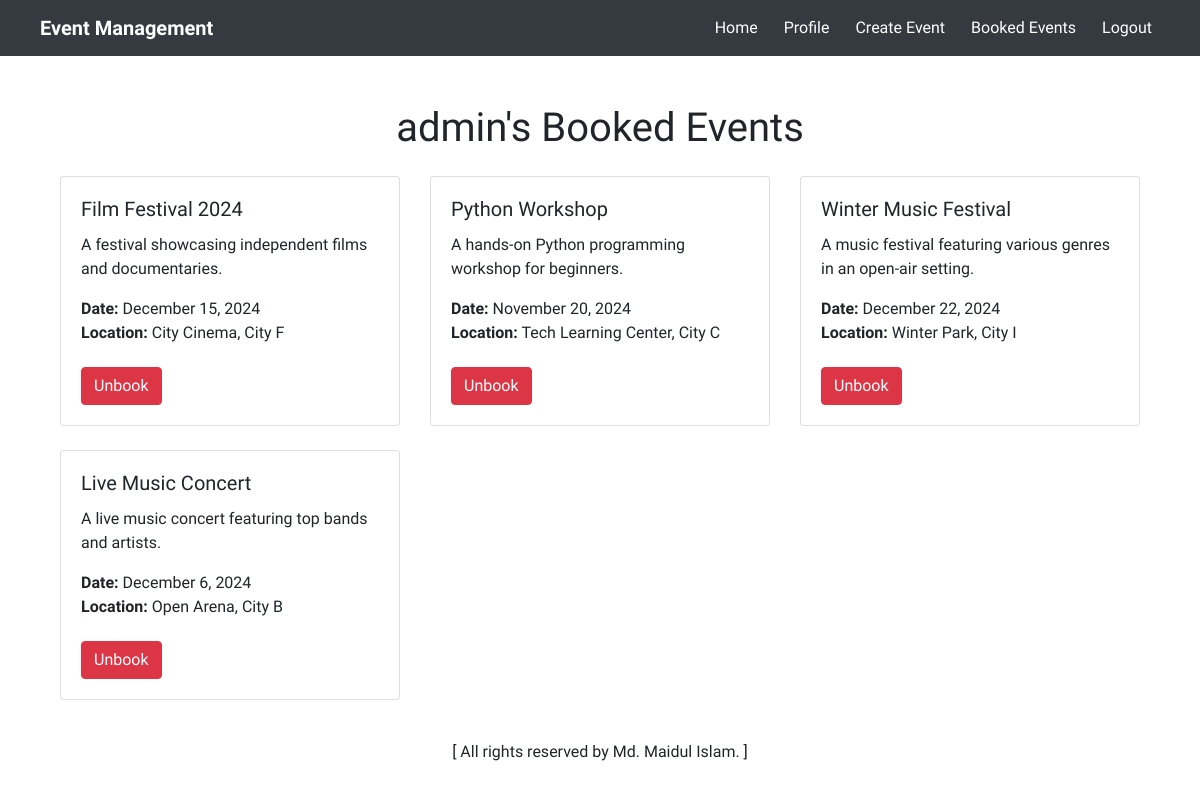
Screenshot of /bookings/booked/ (signed in) with the database file from the repository.
### event_app/models.py (models this page shows, shortened)
class Event(models.Model):
    name = models.CharField(max_length=200)
    description = models.TextField()
    date = models.DateField()
    location = models.CharField(max_length=200)
    category = models.ForeignKey(Category, on_delete=models.CASCADE)
    created_by = models.ForeignKey(User, on_delete=models.CASCADE)
    is_booked = models.BooleanField(default=False)  # New boolean field

### booking_app/views.py (the view)
# urls.py: path('booked/', views.booked_events, name='booked_events'),
@login_required
def booked_events(request):
    bookings = Booking.objects.filter(user=request.user).select_related('event')
    booked_events = [booking.event for booking in bookings]
    return render(request, 'booking_app/booked_events.html', {'booked_events': booked_events})

### booking_app/templates/booking_app/booked_events.html (shortened to what this page needs)
{% extends 'base.html' %}
{% block content %}
    <div class="container mt-5">
        <h1 class="text-center">{{ request.user.username }}'s Booked Events</h1>
        {% if booked_events %}
            <div class="row mt-4">
                {% for event in booked_events %}
                    <div class="col-md-4">
                        <div class="card mb-4" style="height: 250px;">
                            <div class="card-body d-flex flex-column">
                                <h5 class="card-title">{{ event.name }}</h5>
                                <p class="card-text">{{ event.description }}</p>
                                <p class="card-text"><strong>Date:</strong> {{ event.date|date:"F j, Y" }}<br>
                                <strong>Location:</strong> {{ event.location }}</p>
                                <div class="mt-auto">
                                    <a href="{% url 'unbook_event' event.id %}" class="btn btn-danger">Unbook</a>
                                </div>
                            </div>
                        </div>
                    </div>
                {% endfor %}
            </div>
        {% else %}
            <div class="alert alert-info" role="alert">
                You have not booked any events yet.
            </div>
        {% endif %}
    </div>
{% endblock %}

### templates/base.html (style rules this page uses)
body, h1, h2, h3, p, a, .navbar-brand, .nav-link { font-family: "Oxanium", sans-serif; }

### rows the page displays
Event: name "Film Festival 2024", description "A festival showcasing independent films and documentaries.", date "December 15, 2024", location "City Cinema, City F"
Event: name "Python Workshop", description "A hands-on Python programming workshop for beginners.", date "November 20, 2024", location "Tech Learning Center, City C"
Event: name "Winter Music Festival", description "A music festival featuring various genres in an open-air setting.", date "December 22, 2024", location "Winter Park, City I"
Event: name "Live Music Concert", description "A live music concert featuring top bands and artists.", date "December 6, 2024", location "Open Arena, City B"

### other values shown
{{ request.user.username }} "admin"
